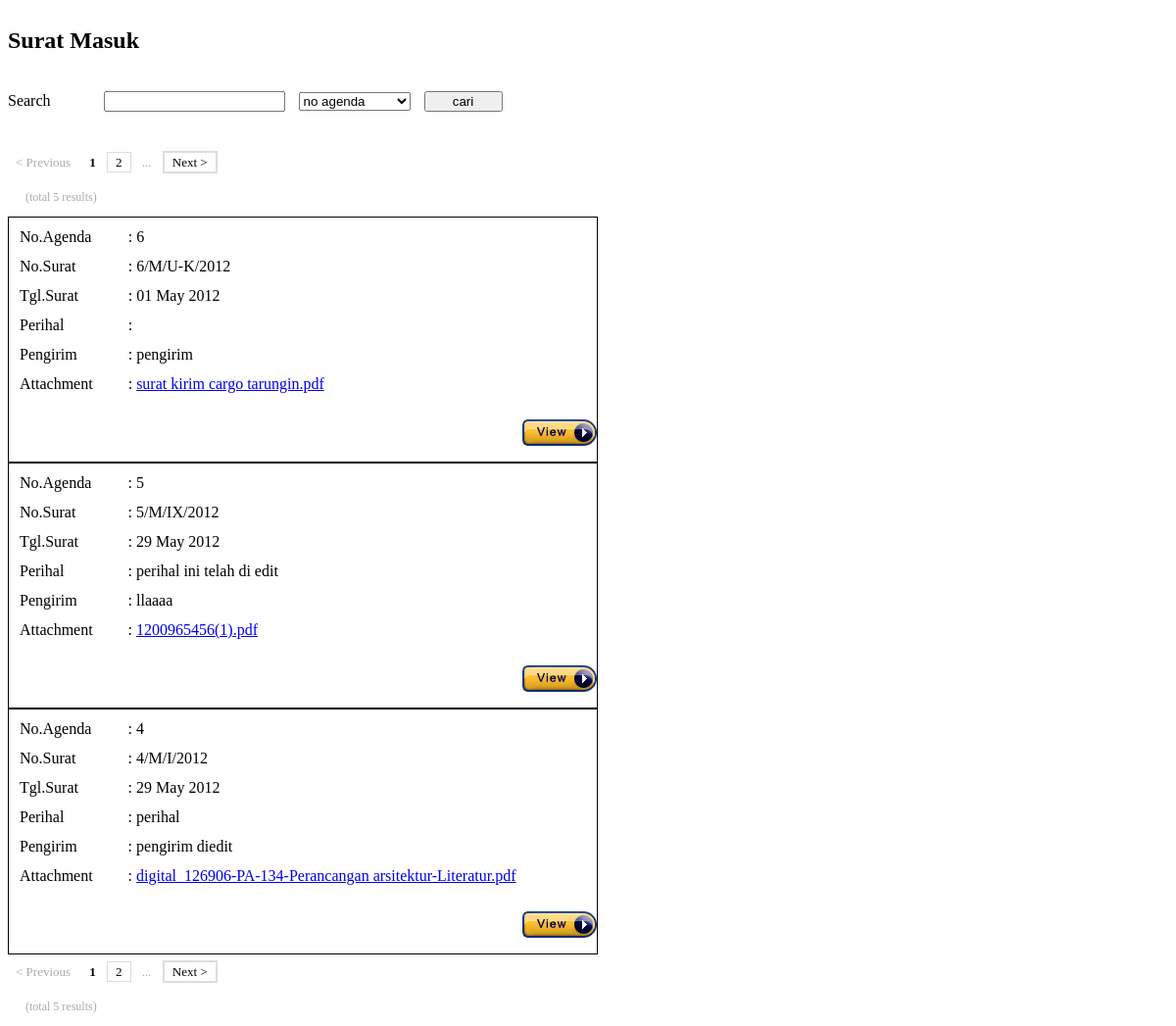
/surat_masuk/viewsuratmasuk.php, run on the app's committed database.
### tables this page shows
CREATE TABLE IF NOT EXISTS `surat_masuk` (
  `no_agenda_sm` int(11) NOT NULL auto_increment,
  `no_surat_masuk` varchar(45) default NULL,
  `tgl_surat` date default NULL,
  `perihal` varchar(45) default NULL,
  `tujuan` varchar(45) default NULL,
  `pengirim` varchar(45) default NULL,
  `status` varchar(45) default NULL,
  `sifat` varchar(45) default NULL,
  `ringkasan` varchar(300) default NULL,
  `lampiran` varchar(45) default NULL,
  `attachment` varchar(100) default NULL,
  `catatan` varchar(200) default NULL,
  `id_user` varchar(45) default NULL,
  `tgl_update` varchar(45) default NULL,
  `otoritas` varchar(45) default NULL,
  `tgl_persetujuan` datetime default NULL,
  `ip_address` varchar(45) NOT NULL,
  `flag` varchar(1) NOT NULL,
  PRIMARY KEY  (`no_agenda_sm`)
);

### surat_masuk/viewsuratmasuk.php (the view, shortened to what this page needs)
<div style="width:800px;text-align:justify; margin-left:0px;" align="left" >
<div id="panelLeft" style="float:left;">
<h2> Surat Masuk </h2>
<form action=<?php echo "index.php?link=surat_masuk/viewsuratmasuk"?> method="post">
<div><br> Search <input type="text" name="cari" style="margin-left:50px;" >
<select name="tipe" style="margin-left:10px;">
	<option value="no_agenda_sm">no agenda</option>
</select>
<input type="submit" value="cari" style="margin-left:10px;width:80px;" /></div><br />
</form>
<?php
	$maxidx = 3;
	$hlm	= 1;
	$idx = ($maxidx * $hlm)-$maxidx;
	include("commons/paging.php");
?>
<?php
	$queryCount = mysqli_query($conn," select count(no_agenda_sm) from surat_masuk where flag = 1");
	$rowCount = mysqli_fetch_array($queryCount);
	if($rowCount[0] == 0)
	{
		?><div align="center" style="background-color:#F03346;width:auto; height:30px;"> <h3>Data Tidak Ditemukan</h3> </div><?php
	}
	else
	{
		$cari = $_POST['cari'];
		$tipe = $_POST['tipe'];
		if($cari == "" || $tipe == "")
		{
			$sql  = " select * from surat_masuk where flag = 1 ";
			$sql .=	" order by 	no_agenda_sm desc				";
			$sql .=	" limit $idx, $maxidx						";
			$queryTampil = mysqli_query($conn,$sql);
		}
		else
		{
			$sql  = " select * from surat_masuk where flag = 1 and $tipe like '%$cari%' ";
			$sql .=	" order by 	no_agenda_sm desc				 				    	 ";
			$sql .=	" limit $idx, $maxidx							 				     ";
			$queryTampil = mysqli_query($conn,$sql);
		}
	}
	while ($row = mysqli_fetch_array($queryTampil))
	{
		$id = $row[0];
?>
<div id="box" class="box2" style="border:solid; width:600px; border-width:thin; clear:both;" align="left">
<table width="593" cellspacing="10">
<tr><td width="100">No.Agenda </td><td width="481">: <?php echo $row['no_agenda_sm']; ?></td></tr>
<tr><td>No.Surat </td><td>: <?php echo $row['no_surat_masuk']; ?></td></tr>
<tr><td>Tgl.Surat </td><td>: <?php echo date('d M Y',strtotime($row['tgl_surat'])); ?></td></tr>
<tr><td>Perihal </td><td>: <?php echo $row['perihal'];?></p></td></tr>
<tr><td>Pengirim </td><td>: <?php echo $row['pengirim'];?></p></td></tr>
<tr><td>Attachment </td><td>: <a href="../file/surat_masuk/<?php echo $row['attachment'];?>"><?php echo $row['attachment'];?></a></td></tr>
</table>
<p align="right"><a href="<?php echo "http://localhost:81/tnde/index.php?link=surat_masuk/detailsuratmasuk&id="?><?php echo $id ?>"><img src="image/view.gif" /></a></p>
</div>
<?php
	}
?>
</div>
</div>

### data on the page
surat_masuk: no_agenda_sm "6", no_surat_masuk "6/M/U-K/2012", tgl_surat "01 May 2012", pengirim "pengirim", attachment "surat kirim cargo tarungin.pdf"
surat_masuk: no_agenda_sm "5", no_surat_masuk "5/M/IX/2012", tgl_surat "29 May 2012", perihal "perihal ini telah di edit", pengirim "llaaaa", attachment "1200965456(1).pdf"
surat_masuk: no_agenda_sm "4", no_surat_masuk "4/M/I/2012", tgl_surat "29 May 2012", perihal "perihal", pengirim "pengirim diedit", attachment "digital_126906-PA-134-Perancangan arsitektur-Literatur.pdf"

### other printed values
$total "5 5"
